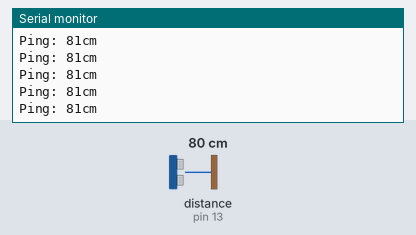
A sketch run on a simulated Arduino Uno, built with avr-gcc and run on an emulated ATmega328P. On the bench: the last lines printed to the serial monitor. Inputs (shaded band) come from the test bench; at power-on: distance to the obstacle (sensor on pin 13) 80 cm. The echo pulse lasts 58.3 µs per cm.

Above: at 1.2 s.
1.3 s: distance to the obstacle (sensor on pin 13) set to 2 cm
At 1.34 s:
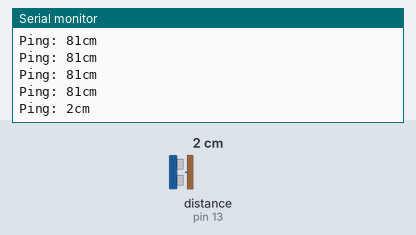
2.8 s: distance to the obstacle (sensor on pin 13) set to 60 cm
At 2.87 s:
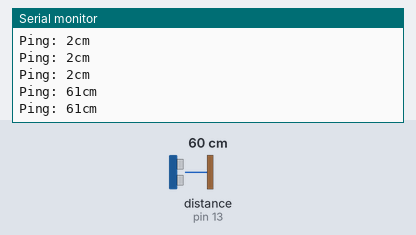
Timing chart, 0 to 5.8 s (numbered marks = the images above; inputs shaded):
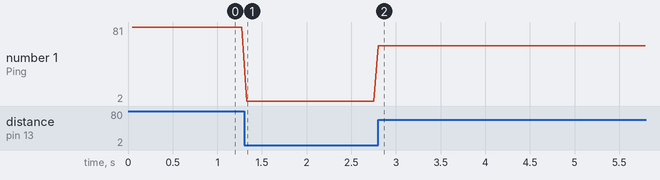

The sketch:

sketch_02_ultra.ino
```cpp
#include <NewPing.h>     // Ultrasonic sensor library (install via Library Manager)

#define TRIGGER_PIN   12 // Arduino pin connected to sensor TRIG
#define ECHO_PIN      13 // Arduino pin connected to sensor ECHO
#define MAX_DISTANCE 200 // Maximum distance to ping for (in cm)

NewPing sonar(TRIGGER_PIN, ECHO_PIN, MAX_DISTANCE); // Initialize ultrasonic sensor

int distance;


void setup() {
  // put your setup code here, to run once:
  Serial.begin(9600); // Open serial monitor at 115200 baud to see ping results.
}

void loop() {
  // put your main code here, to run repeatedly:
  delay(50); // Wait 50ms between pings (about 20 pings/sec). 29ms should be the shortest delay between pings.
  Serial.print("Ping: ");
  Serial.print(sonar.ping_cm()); // Send ping, get distance in cm and print result (0 = outside set distance range)
  Serial.println("cm");
}
```

Measured:
- after the input at 1.3 s, the serial monitor: prints a new line at once (image 1)
- after the input at 2.8 s, the serial monitor: prints a new line at once (image 2)
- plotted number 1: 81 → 2 after the input at 1.3 s, 2 → 61 after the input at 2.8 s
